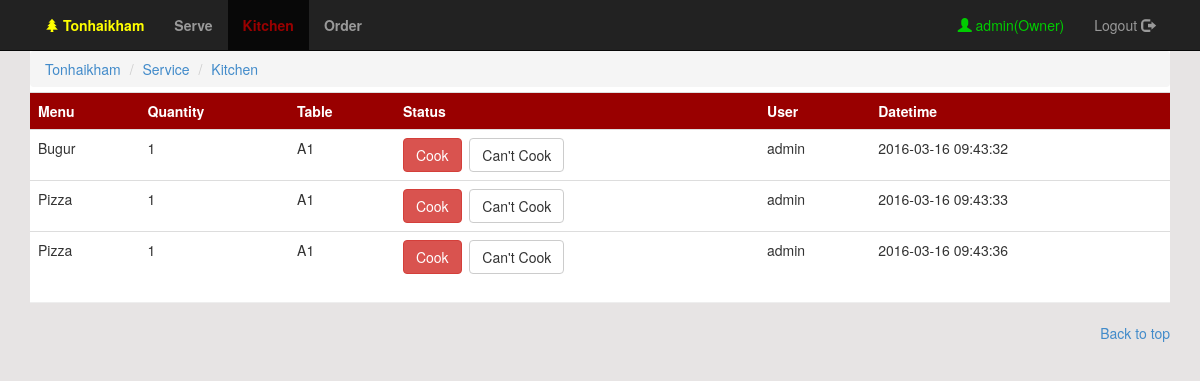
Page /kitchen.php (signed in) on the committed database.
### tables this page shows
CREATE TABLE `order_detail` (
  `order_detail_id` int(11) NOT NULL,
  `menu_id` int(11) NOT NULL,
  `order_id` int(11) NOT NULL,
  `user_id` int(11) NOT NULL,
  `menu_price` float NOT NULL,
  `order_quantity` int(11) NOT NULL,
  `order_detail_date` datetime NOT NULL,
  `order_detail_status` tinyint(1) NOT NULL
);

CREATE TABLE `menu` (
  `menu_id` int(11) NOT NULL,
  `menu_cate_id` int(11) NOT NULL,
  `menu_name` varchar(300) NOT NULL,
  `menu_price` varchar(10) NOT NULL,
  `menu_img` varchar(50) NOT NULL,
  `menu_status` varchar(1) NOT NULL DEFAULT '0'
);

CREATE TABLE `table_detail` (
  `table_id` int(50) NOT NULL,
  `table_name` varchar(50) NOT NULL,
  `tb_status_id` int(11) NOT NULL
);

CREATE TABLE `user` (
  `user_id` int(11) NOT NULL,
  `user` varchar(50) NOT NULL,
  `user_password` varchar(50) NOT NULL,
  `user_name` varchar(50) NOT NULL,
  `user_surname` varchar(50) NOT NULL,
  `user_add` varchar(300) NOT NULL,
  `user_tel` varchar(50) NOT NULL,
  `user_role` int(10) NOT NULL,
  `user_more_info` text NOT NULL,
  `user_status` int(1) NOT NULL
);

### includes/functions/functions.inc.php (called while the page is built, shortened)
<?php
function user_role($str) {
    $role[1] = "Owner";
    $role[2] = "Cashier";
    $role[3] = "Cook";
    $role[4] = "Waiter";
    return $role[$str];
}

### includes/libraries/database.class.php (called while the page is built, shortened)
<?php
class Database {
    private $connection;
    private $hostname;
    private $username;
    private $password;
    public function __construct() {
        $this->hostname = DATABASE_HOST;
        $this->username = DATABASE_USER;
        $this->password = DATABASE_PASSWORD;
        $this->database = DATABASE_NAME;
    }
    public function openConnection() {
        $this->connection = mysql_connect($this->hostname, $this->username, $this->password);
    }
    public function executeStatement($statement) {
        $result = mysql_query($statement, $this->connection) or die(mysql_error());
        return $result;
    }
    public function executeSql($sql) {
        $result = $this->executeStatement($sql);
        $dataset = array();
        while ($row = mysql_fetch_object($result)) {
            $dataset[] = $row;
        }
        return $dataset;
    }
}

### kitchen.php (the view, shortened to what this page needs)
<?php
$sys_user = $_SESSION["sess_user"];
$sys_user_role = $_SESSION["sess_user_role"];
$database = new Database();
$database->openConnection();
$sql = "SELECT `order_detail`.*,`table_detail`.`table_name`, `menu`.menu_name, `user`.user_name FROM `order_detail`
    INNER JOIN `order` ON `order_detail`.`order_id` = `order`.`order_id`
    INNER JOIN `table_detail` ON `table_detail`.`table_id` = `order`.`table_id`
    INNER JOIN `menu` ON `menu`.menu_id = `order_detail`.menu_id
    INNER JOIN `user` ON `user`.user_id = `order_detail`.user_id
    WHERE `order_detail_status` = '1' OR `order_detail_status` = '2'
    ORDER BY order_detail_id ASC ";
$order_detail_arr = $database->executeSql($sql);
?>
<!DOCTYPE html>
<html lang="en">
    <head>
        <link rel="stylesheet" type="text/css" href="plugin/datetime/src/DateTimePicker.css" />
        <link href="dist/css/bootstrap.css" rel="stylesheet">
        <link href="css/default.css" rel="stylesheet">
    </head>
    <body style="background-color: #E7E4E4">
        <div class="navbar-wrapper">
            <div class="navbar navbar-inverse navbar-static-top">
                <div class="container">
                    <ul class="nav navbar-nav">
                        <li><a href="backoffice.php" style="color: yellow"><b><span class="glyphicon glyphicon-tree-conifer"></span> Tonhaikham</b></a></li>
                        <?php
                        if (in_array($sys_user_role, array(1, 2, 4))) {
                            echo ' <li><a href="serve.php"> <b>Serve</b></a></li>';
                        }
                        if (in_array($sys_user_role, array(1, 2, 3))) {
                            echo '<li class="active"><a href="kitchen.php" style="color: #990000" > <b>Kitchen</b></a></li>';
                        }
                        if (in_array($sys_user_role, array(1, 2, 4))) {
                            echo ' <li><a href="order.php"> <b>Order</b></a></li>';
                        }
                        ?>
                    </ul>
                    <ul class="nav navbar-nav navbar-right">
                        <li>
                            <a style="color: #00cc00"><span class="glyphicon glyphicon-user"></span> <?= $sys_user . "(" . user_role($sys_user_role) . ")" ?></a>
                        </li>
                        <li>
                            <a class="btn_logout">Logout <span class="glyphicon glyphicon-log-out"></span></a>
                        </li>
                    </ul>
                </div>
            </div>
        </div>
        <div class="container">
            <div id="box_monitor" style="background-color: white">
                <ol class="breadcrumb" style="margin-bottom: 5px;">
                    <li><a href="Backoffice.php">Tonhaikham</a></li>
                    <li><a href="service.php">Service</a></li>
                    <li><a href="kitchen">Kitchen</a></li>
                </ol>
                <div>
                <table class="table" id="monitor_table">
                    <tr style="background-color: #990000;color: white">
                        <th>Menu</th>
                        <th>Quantity</th>
                        <th>Table</th>
                        <th>Status</th>
                        <th>User</th>
                        <th>Datetime</th>
                    </tr>
                    <?php
                    foreach ($order_detail_arr as $order_detail_value) {
                        ?>
                        <tr data-id="<?= $order_detail_value->order_detail_id ?>">
                            <td><?= $order_detail_value->menu_name ?></td>
                            <td><?= $order_detail_value->order_quantity ?></td>
                            <td><?= $order_detail_value->table_name ?></td>
                            <td>
                                <?php
                                if ($order_detail_value->order_detail_status == '1') {
                                    echo '<button type="button" class="btn btn-danger btn-kitchen" data-id="cook">Cook</button>&nbsp;&nbsp;';
                                    echo '<button type="button" class="btn btn-default btn-kitchen" data-id="can_not_cook">Can\'t Cook</button>';
                                } else if ($order_detail_value->order_detail_status == '2') {
                                    echo '<button type="button" class="btn btn-primary btn-kitchen" data-id="cook_finish">Finish</button>&nbsp;&nbsp;';
                                    echo '<button type="button" class="btn btn-default btn-kitchen" data-id="can_not_cook">Can\'t Cook</button>';
                                }
                                ?>
                            </td>
                            <td><?= $order_detail_value->user_name ?></td>
                            <td><?= $order_detail_value->order_detail_date ?></td>
                        </tr>
                        <?php
                    }
                    ?>
                </table>
            </div>
            <hr class="featurette-divider">
            <footer>
                <p class="pull-right"><a href="#">Back to top</a></p>
            </footer>
        </div>
    </body>
</html>

### css/default.css (style rules this page uses)
.navbar { margin: 0px; }

### rows in the picture
order_detail: menu.menu_name "Bugur", order_quantity "1", table_detail.table_name "A1", order_detail_status "Cook", user.user_name "admin", order_detail_date "2016-03-16 09:43:32"
order_detail: menu.menu_name "Pizza", order_quantity "1", table_detail.table_name "A1", order_detail_status "Cook", user.user_name "admin", order_detail_date "2016-03-16 09:43:33"
order_detail: menu.menu_name "Pizza", order_quantity "1", table_detail.table_name "A1", order_detail_status "Cook", user.user_name "admin", order_detail_date "2016-03-16 09:43:36"

### other values in the picture
$sys_user "admin"
user_role($sys_user_role) "Owner"
